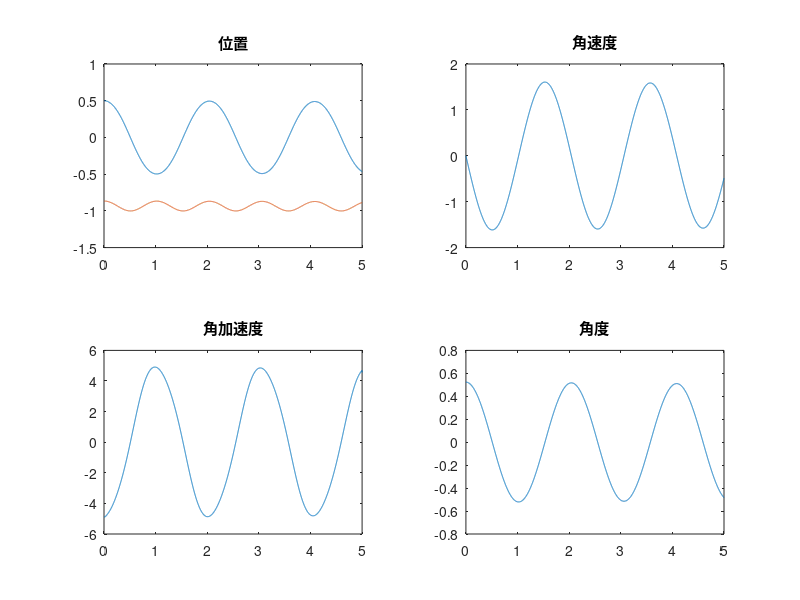

Recreate this plot in MATLAB.
%% Baumgrate
%
%% 初值及测试
A = [1 0 0; 0 1 0; 0 0 1];
B = [0; -9.8; -9.8 * sin(pi / 6)];
q0 = [0.5; -sqrt(3) / 2; pi / 6]; v0 = [0; 0; 0]; %初始状态
phi = [q0(1) - sin(pi / 6); q0(2) + cos(pi / 6)]; %约束
phiq = [1 0 -cos(pi / 6); 0 1 -sin(pi / 6)]; %雅可比
h = 0.001; T = 5; t = 0:h:T; %步长及时间

column = zeros(3, (length(t) - 1));
q = q0;
v = v0;
a = zeros(3, length(t));
E = eye(3);
alpha = 25; beta = 50; %经验值5~50
%alpha=1/h;beta=sqrt(2)/h;
P = zeros(2, 1);
P(1) = -v(3) ^ 2 * cos(q(3)); P(2) = v(3) ^ 2 * sin(q(3)); %加速度约束
phiT = phiq * v; %对时间全微分
P1 = P - 2 * alpha * phiT - beta ^ 2 * phi; %稳定形式
LEFT = [A phiq'; phiq zeros(2)]; %左端系数
RIGHT = [B; P1]; %右端
X = (LEFT ^ -1) * RIGHT; %上三行加速度；下两行lamda
%% 组装
q = [q column]; v = [v column];
%%
for i = 1:(length(t) - 1)
    B(3, 1) = -9.8 * sin(q(3, i));
    P(1) = -v(3, i) ^ 2 * cos(q(3, i)); P(2) = v(3, i) ^ 2 * sin(q(3, i)); %加速度约束
    phi = [q(1, i) - sin(q(3, i)); q(2, i) + cos(q(3, i))];
    phiq = [1 0 -cos(q(3, i)); 0 1 -sin(q(3, i))];
    phiT = phiq * v(:, i);
    P1 = P - 2 * alpha * phiT - (beta ^ 2) * phi;
    LEFT = [A phiq'; phiq zeros(2)];
    RIGHT = [B; P1];
    X = (LEFT ^ -1) * RIGHT;
    a(1, i) = X(1); a(2, i) = X(2); a(3, i) = X(3);
    v(:, i + 1) = v(:, i) + h * a(:, i);
    q(:, i + 1) = q(:, i) + h * v(:, i);
end

%% 隐式欧拉
for i = 1:(length(t) - 1)
    B(3, 1) = -9.8 * sin(q(3, i));
    P(1) = -v(3, i) ^ 2 * cos(q(3, i)); P(2) = v(3, i) ^ 2 * sin(q(3, i)); %加速度约束
    phi = [q(1, i) - sin(q(3, i)); q(2, i) + cos(q(3, i))];
    phiq = [1 0 -cos(q(3, i)); 0 1 -sin(q(3, i))];
    phiT = phiq * v(:, i);
    P1 = P - 2 * alpha * phiT - (beta ^ 2) * phi;
    LEFT = [A phiq'; phiq zeros(2)];
    RIGHT = [B; P1];
    X = (LEFT ^ -1) * RIGHT;
    a(1, i) = X(1); a(2, i) = X(2); a(3, i) = X(3);
    v(:, i + 1) = v(:, i) + h * a(:, i);
    q(:, i + 1) = q(:, i) + h * v(:, i);

    for j = 1:15
        B(3, 1) = -9.8 * sin(q(3, i + 1));
        P(1, 1) = -v(3, i + 1) ^ 2 * cos(q(3, i + 1)); P(2, 1) = v(3, i + 1) ^ 2 * sin(q(3, i + 1)); %加速度约束
        phi = [q(1, i + 1) - sin(q(3, i + 1)); q(2, i + 1) + cos(q(3, i))];
        phiq = [1 0 -cos(q(3, i + 1)); 0 1 -sin(q(3, i + 1))];
        phiT = phiq * v(:, i + 1);
        P1 = P - 2 * alpha * phiT - (beta ^ 2) * phi;
        LEFT = [A phiq'; phiq zeros(2)];
        RIGHT = [B; P1];
        X = (LEFT ^ -1) * RIGHT;
        a(1, i + 1) = X(1); a(2, i + 1) = X(2); a(3, i + 1) = X(3);
        v(:, i + 1) = v(:, i) + h * a(:, i + 1);
        q(:, i + 1) = q(:, i) + h * v(:, i + 1);
    end

end

%% Figure
subplot(2, 2, 1), plot(t, q(1, :), t, q(2, :)); title('位置');
subplot(2, 2, 2), plot(t, v(3, :)); title('角速度');
subplot(2, 2, 3), plot(t, a(3, :)); title('角加速度');
subplot(2, 2, 4), plot(t, q(3, :)); title('角度');
